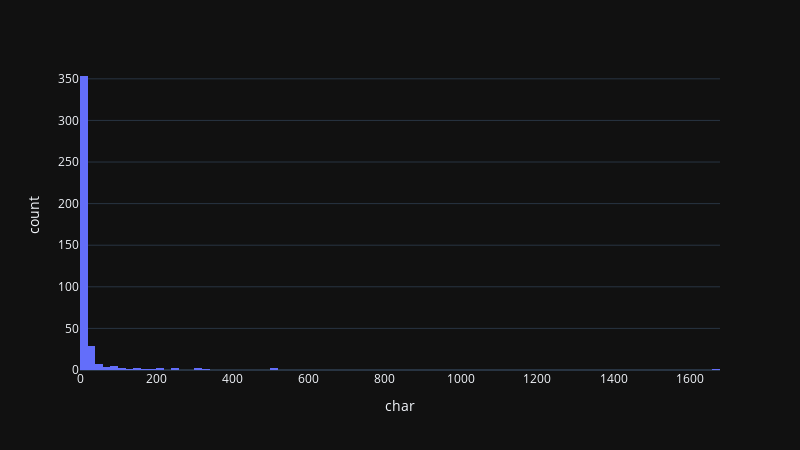

Notebook code for this chart:
### Code cell
#대부분 소규모 길드이며 가장 규모가 큰 길드가 1750여명 정도임.
fig = px.histogram(guild_size_re, x="char", nbins=100, width=800, height=450, template='plotly_dark')
fig.show()
fig.write_image("img/guild_size_histogram.png")

### Figure 1 — Plotly figure (JSON) as saved in the notebook; plotly's stock layout.template omitted (floating-point values rounded to 4 significant figures; data arrays with more than 128 entries replaced by an {"elided": "..."} marker saying what was removed)
{"data": [{"alignmentgroup": "True", "bingroup": "x", "hovertemplate": "char=%{x}<br>count=%{y}<extra></extra>", "legendgroup": "", "marker": {"color": "#636efa"}, "name": "", "nbinsx": 100, "offsetgroup": "", "orientation": "v", "showlegend": false, "type": "histogram", "x": {"elided": "419 int values"}, "xaxis": "x", "yaxis": "y"}], "layout": {"barmode": "relative", "height": 450, "legend": {"tracegroupgap": 0}, "margin": {"t": 60}, "width": 800, "xaxis": {"anchor": "y", "autorange": true, "domain": [0, 1], "range": [-0.5, 1680.0], "title": {"text": "char"}, "type": "linear"}, "yaxis": {"anchor": "x", "autorange": true, "domain": [0, 1], "range": [0, 372.6], "title": {"text": "count"}}}}
